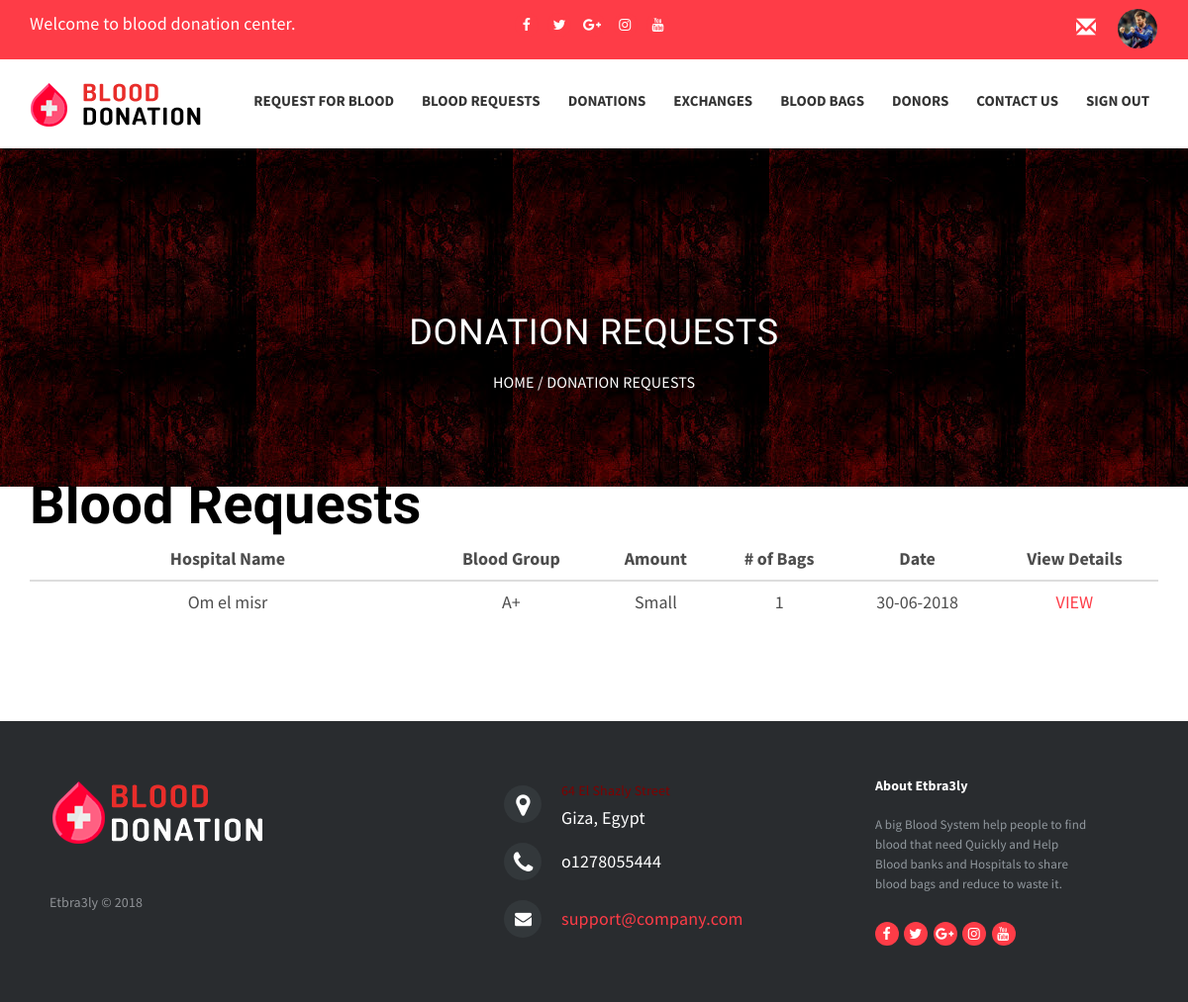
The page /APP/cpanel/BloodBankPages/BloodBankBloodRequestsList.php (signed in) on the database its author committed.
### tables this page shows
CREATE TABLE `bloodrequest` (
  `bloodrequestID` int(200) NOT NULL,
  `neededOrganizationID` int(20) NOT NULL,
  `donatedOrganizationID` int(20) NOT NULL,
  `bloodGroup` varchar(10) NOT NULL,
  `amount` varchar(20) NOT NULL,
  `numberOfBags` int(10) NOT NULL,
  `date` varchar(20) NOT NULL,
  `view` tinyint(1) NOT NULL DEFAULT '0'
);

CREATE TABLE `organization` (
  `organizationID` int(20) NOT NULL,
  `name` varchar(100) NOT NULL,
  `address` varchar(100) NOT NULL,
  `district` varchar(50) NOT NULL,
  `city` varchar(50) NOT NULL,
  `phone1` int(20) NOT NULL,
  `phone2` int(20) NOT NULL,
  `email` varchar(20) NOT NULL,
  `username` varchar(20) NOT NULL,
  `password` varchar(20) NOT NULL,
  `logo` varchar(200) NOT NULL,
  `type` varchar(10) NOT NULL
);

### APP/lib/organization.php (called while the page is built, shortened)
<?php
require_once '../../config.php';
class Organization
{
    public static function retreiveOrganizationById($organizationID)
    {
        global $dbh;
        $sql = $dbh->prepare("SELECT * FROM organization WHERE organizationID='$organizationID'");
        $sql->execute();
        $organization = $sql->fetch(PDO::FETCH_ASSOC);
        return $organization;
    }
}

### APP/model/bloodrequest.php (called while the page is built, shortened)
<?php
require_once '../../lib/DatabaseModel.php';
class BloodRequest extends DatabaseModel
{
    public static function retreiveAllBloodRequests($donatedOrganizationID,$view = 0)
    {
        if($view == 0){
            global $dbh;
            $sql = $dbh->prepare("SELECT * FROM bloodrequest WHERE view = 0 and donatedOrganizationID = '$donatedOrganizationID' ORDER BY bloodrequestID ASC");
            $sql->execute();
            $requests = $sql->fetchAll(PDO::FETCH_ASSOC);
            return $requests;
        }else{
            global $dbh;
            $sql = $dbh->prepare("SELECT * FROM bloodrequest WHERE donatedOrganizationID = '$donatedOrganizationID' ORDER BY bloodrequestID ASC");
            $sql->execute();
            $requests = $sql->fetchAll(PDO::FETCH_ASSOC);
            return $requests;
        }
    }
}

### APP/lib/request.php (called while the page is built, shortened)
<?php
require_once '../../config.php';
class Request
{
    public static function retreiveAllRequestsOfOrganization($organizationID,$view = 0)
    {
        if($view == 0){
            global $dbh;
            $sql = $dbh->prepare("SELECT * FROM request WHERE organizationID = '$organizationID' AND view = 0 ORDER BY requestID ASC");
            $sql->execute();
            $request = $sql->fetchAll(PDO::FETCH_ASSOC);
            return $request;
        }else{
            global $dbh;
            $sql = $dbh->prepare("SELECT * FROM request WHERE organizationID = '$organizationID' ORDER BY requestID ASC");
            $sql->execute();
            $request = $sql->fetchAll(PDO::FETCH_ASSOC);
            return $request;
        }
    }
    public static function countRequests($requests)
    {
        $count = 0;
        return $count;
    }
}

### APP/cpanel/BloodBankPages/BloodBankBloodRequestsList.php (the view, shortened to what this page needs)
<?php
    require_once 'BloodBankSession.php';
    require_once '../../lib/organization.php';
    require_once '../../lib/donor.php';
    require_once '../../lib/request.php';
    require_once '../../model/bloodrequest.php';
    $bloodBank = Organization::retreiveOrganizationById($_SESSION['organizationID']);
    $countMessages = Request::countRequests(Request::retreiveAllRequestsOfOrganization($bloodBank['organizationID'])) + BloodRequest::countRequests(BloodRequest::retreiveAllBloodRequests($bloodBank['organizationID']));
?>
<link href="https://cdn.jotfor.ms/static/formCss.css?3.3.5968" rel="stylesheet" type="text/css" />
<link type="text/css" media="print" rel="stylesheet" href="https://cdn.jotfor.ms/css/printForm.css?3.3.5968" />
<link type="text/css" rel="stylesheet" href="https://cdn.jotfor.ms/css/styles/nova.css?3.3.5968" />
<link type="text/css" rel="stylesheet" href="https://cdn.jotfor.ms/themes/CSS/566a91c2977cdfcd478b4567.css?themeRevisionID=59fb4852cf3bfe589c6c6f21"/>
<section class="page-header" data-stellar-background-ratio="1.2">
    <div class="container">
        <div class="row">
            <div class="col-sm-12 text-center">
                <h3>
                    Donation Requests
                </h3>
                <p class="page-breadcrumb">
                    <a href="HospitalHome.php">Home</a> / Donation Requests
                </p>
            </div>
        </div>
    </div>
</section>
<section>
        <div class="container">
                 <ul class="form-section page-section">
                          <li id="cid_10" class="form-input-wide" data-type="control_head">
                                <div class="form-header-group ">
                                  <div class="header-text httal htvam">
                                        <h1 id="header_10" class="form-header" data-component="header">
                                          Blood Requests
                                        </h1>
                                  </div>
                                </div>
                          </li>
                </ul>
                <table class="table">
                        <thead class="thead-dark">
                                <tr>
                                        <th scope="col">Hospital Name</th>
                                        <th scope="col">Blood Group</th>
                                        <th scope="col">Amount</th>
                                        <th scope="col"># of Bags</th>
                                        <th scope="col">Date</th>
                                        <th scope="col">View Details</th>
                                </tr>
                        </thead>
                        <tbody>
                            <?php
                                $requests = BloodRequest::retreiveAllBloodRequests($bloodBank['organizationID'],1);
                                if(is_array($requests) && count($requests)>0){
                                    foreach ($requests as $request) {
                                        $neededOrgnanizationInfo = Organization::retreiveOrganizationById($request['neededOrganizationID']);
                                        echo '<tr>
                                                <td scope="row" width="400px">'.$neededOrgnanizationInfo['name'].'</td>
                                                <td>'.$request['bloodGroup'].'</td>
                                                <td>'.$request['amount'].'</td>
                                                <td>'.$request['numberOfBags'].'</td>
                                                <td>'.$request['date'].'</td>
                                                <td><a href="BloodBankBloodRequestDetails.php?id='.$request['bloodrequestID'].'">VIEW</a></td>
                                            </tr>';
                                    }
                                }else{
                                    echo '<tr>
                                        <td colspan="6" style="text-align:center" scope="row"> There is no Blood Requests !!!</td>
                                    </tr>';
                                }
                            ?>
                        </tbody>
                </table>
        </div>
</section>

### APP/cpanel/template/css/base.css (style rules this page uses)
.footer-distributed { background-color: #292c2f; box-shadow: 0 1px 1px 0 rgba(0, 0, 0, 0.12); box-sizing: border-box; width: 100%; text-align: left; font: bold 16px sans-serif; padding: 55px 50px; margin-top: 80px; }
.footer-distributed .footer-left, .footer-distributed .footer-center, .footer-distributed .footer-right { display: inline-block; vertical-align: top; }
.footer-distributed .footer-left { width: 40%; }
.footer-distributed h3 { color: #ffffff; font: normal 36px 'Cookie', cursive; margin: 0; }
.footer-distributed .footer-company-name { color: #8f9296; font-size: 14px; font-weight: normal; margin: 0; }
.footer-distributed .footer-center { width: 35%; }
.footer-distributed .footer-center i { background-color: #33383b; color: #ffffff; font-size: 25px; width: 38px; height: 38px; border-radius: 50%; text-align: center; line-height: 42px; margin: 10px 15px; vertical-align: middle; }
.footer-distributed .footer-center i.fa-envelope { font-size: 17px; line-height: 38px; }
.footer-distributed .footer-center p { display: inline-block; color: #ffffff; vertical-align: middle; margin:0; }
.footer-distributed .footer-center p span { display:block; font-weight: normal; font-size:14px; line-height:2; }
.footer-distributed .footer-center p a { color: #5383d3; text-decoration: none;; }
.footer-distributed .footer-right { width: 20%; }
.footer-distributed .footer-company-about { line-height: 20px; color: #92999f; font-size: 13px; font-weight: normal; margin: 0; }
.footer-distributed .footer-company-about span { display: block; color: #ffffff; font-size: 14px; font-weight: bold; margin-bottom: 20px; }
.right-right-container a { float: right; color: white; margin-top: 3px; font-size: 35px; font-family: 'Dosis', sans-serif; border: 1px; border-color: #FE3C47; border-style: solid; background: #FE3C47; }
.top-bar-social { float:left; }
.left-container { width: 43%; height: 100%; float:left; margin-right:0px; padding-right:0px; }
.right-container { width: 57%; height: 100%; float:right; margin-left:0px; padding-left:0px; }
.left-right-container { width: 50%; height: 100%; float:left }
.right-right-container { width: 50%; height: 100%; float:right }
span { color:#800000; font:bold; }
.glyphicon { margin-right:10px; }

### APP/cpanel/BloodBankPages/BloodBankBloodRequestsList.php (style rules this page uses)
th,td { text-align: center }

### rows shown on the page
bloodrequest: neededOrganizationID.name "Om el misr", bloodGroup "A+", amount "Small", numberOfBags "1", date "30-06-2018"
